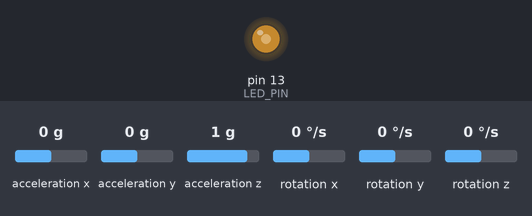
Recording of a sketch running on a simulated Arduino Uno, built with avr-gcc and run on an emulated ATmega328P. Parts: output pins drawn as LEDs (lit = HIGH). Inputs (shaded band) come from the test bench; at power-on: acceleration x 0 g, acceleration z 1 g, acceleration y 0 g, rotation x 0 °/s, rotation y 0 °/s, rotation z 0 °/s. What the sketch prints to the serial monitor is not drawn.

Above: at 0.68 s.
1.3 s: acceleration x set to -1.4 g
4.3 s: acceleration z set to -1.4 g
7.3 s: acceleration y set to 0.8 g
10.3 s: rotation x set to -192 °/s
13.3 s: acceleration x set to 0 g
14.8 s: rotation y set to 12 °/s
Timing chart, 0 to 18.8 s (numbered marks = the images above; inputs shaded):
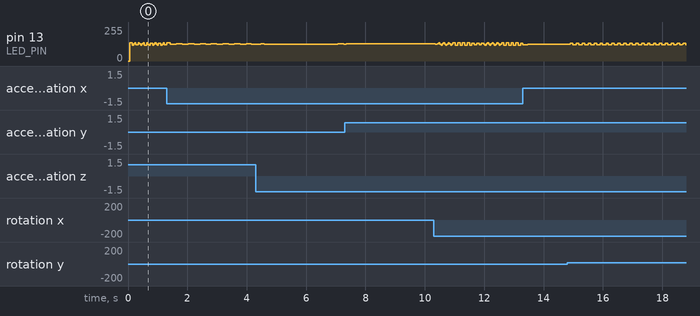

The sketch:

I2C_IMUTest_With_Low_Pass.ino
```cpp
#include <Servo.h>

/*
 # Product: 6 DOF Sensor-MPU6050
 # SKU    : SEN0142
 # Description:
 # To read  accel/gyro data from 6 DOF Sensor
*/

#include "Wire.h"
#include "I2Cdev.h"
#include "MPU6050.h"


#define MAX_SAMPLE_SIZE 8

MPU6050 accelgyro;
int16_t ax, ay, az;  // define accel as ax,ay,az
int16_t gx, gy, gz;  // define gyro as gx,gy,gz

#define LED_PIN 13
bool blinkState = false;

void setup() {
  Wire.begin();      // join I2C bus
  Serial.begin(115200);    //  initialize serial communication
  Serial.println("Initializing I2C devices...");
  accelgyro.initialize();

  // verify connection
  Serial.println("Testing device connections...");
  Serial.println(accelgyro.testConnection() ? "MPU6050 connection successful" : "MPU6050 connection failed");

  pinMode(LED_PIN, OUTPUT);  // configure LED pin
}

void loop() {
  accelgyro.getMotion6(&ax, &ay, &az, &gx, &gy, &gz);  // read measurements from device

  // display tab-separated accel/gyro x/y/z values
  Serial.print("a/g:\t");
  Serial.print(ax);
  Serial.print("\t");
  Serial.print(ay);
  Serial.print("\t");
  Serial.print(az);
  Serial.print("\t");
  Serial.print(gx);
  Serial.print("\t");
  Serial.print(gy);
  Serial.print("\t");
  Serial.println(gz);

  // blink LED to indicate activity
  blinkState = !blinkState;
  digitalWrite(LED_PIN, blinkState);
}

/*
 *  @function: Applies a low pass filter to raw gyro or accel data
 *  @param Input: The raw data being put into the filter
 *  @param Output: Where the output will be saved to
 *  @param SampleSize: Counter that is incremented every iteration
 *  Call this function by using ApplyLowPassFilter(&Input, &Output, &SampleSize)
*/
void ApplyLowPassFilter(int16_t * Input, int16_t * Output, unsigned char * SampleSize)
{
  if(*SampleSize != 0)
  {
    *Output += (*Input - *Output) / *SampleSize;
  }
}
```
